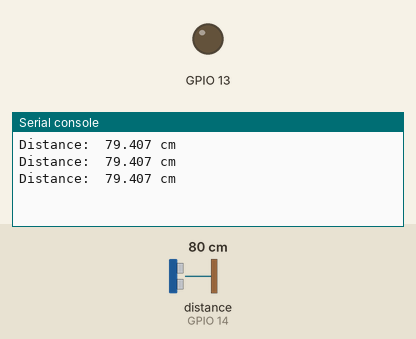
A program run on a simulated ESP32 board running MicroPython. Shown: output pins drawn as LEDs (lit = HIGH), the last lines printed to the serial console. The test bench sets the inputs (shaded band); at power-on: distance to the obstacle (sensor on GPIO 14) 80 cm. Library files of the repository ran but are not shown: hcsr04.py; pins used as bus, display or sensor lines are not drawn.

Above: at 3.2 s.
3.3 s: distance to the obstacle (sensor on GPIO 14) set to 2 cm
At 3.9 s:
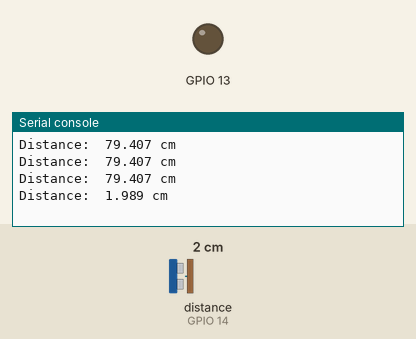
4.8 s: distance to the obstacle (sensor on GPIO 14) set to 4 cm
At 5.4 s:
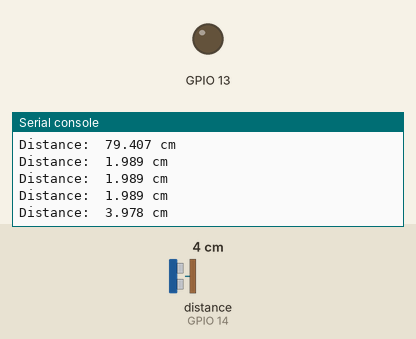
Timing chart, 0 to 7.8 s (numbered marks = the images above; inputs shaded):
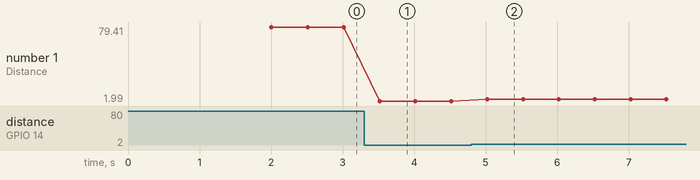

Measured:
- after the input at 3.3 s, the serial console: prints a new line after 0.22 s (image 1)
- after the input at 4.8 s, the serial console: prints a new line after 0.22 s (image 2)
- plotted number 1: 79.41 → 1.99 after the input at 3.3 s, 1.99 → 3.98 after the input at 4.8 s

The program:

Ultrasonic_Ranging_2.py
```python
from hcsr04 import SR04
import time

SR=SR04(13,14)

time.sleep_ms(2000)
try:
    while True:
        print('Distance: ',SR.distance(),'cm')
        time.sleep_ms(500)
except:
    pass
```
